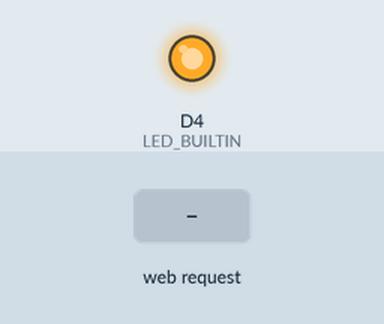
Simulated run of this sketch. Board: ESP8266 (NodeMCU). Parts: output pins drawn as LEDs (lit = HIGH, except the on-board LED, lit = LOW). The inputs (shaded band) are chosen by the test bench. WiFi joins after 1.5 s; servers stay silent unless stated; storage starts empty; what the sketch prints to the serial monitor is not drawn.

Above: at 8.7 s.
8.8 s: HTTP request GET /led_off received
At 10.1 s:
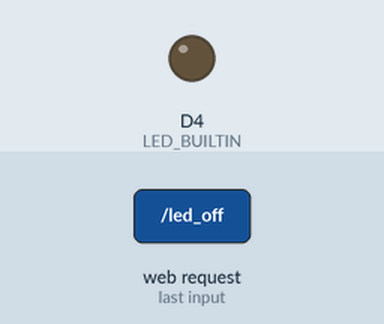
11.8 s: HTTP request GET /led_on received
At 12.4 s:
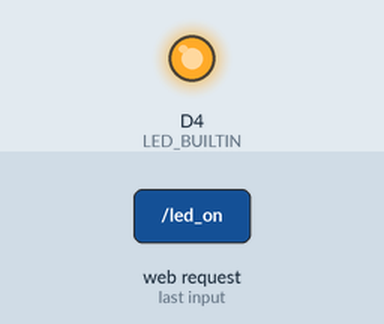
Timing chart, 0 to 14.8 s (numbered marks = the images above; inputs shaded):
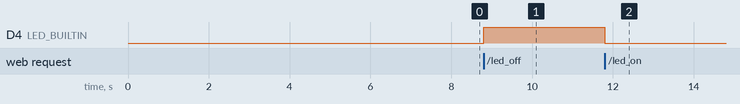

Measured:
- after the input at 8.8 s, D4 (LED_BUILTIN): LOW → HIGH at once
- after the input at 11.8 s, D4 (LED_BUILTIN): HIGH → LOW at once

The sketch:

nodehost_web_tests.ino
```cpp
#include <ESP8266WiFi.h>
#include <WiFiClient.h>
#include <ESP8266WebServer.h>
#include <FS.h>
#include <ArduinoJson.h>

/* Config file */
#define LEDHOST_CONFIG "/ledhost_config.json"
#define DEFAULT_WIFI_TIMEOUT 90000

StaticJsonDocument<1024> configFile;

/* WiFi Credentials */
const char* ssid;
const char* password;
bool is_conn;

/* HTTP Setup */
ESP8266WebServer server(8000);


/* Setup  */
void setup() {

  /* Set pins, clear UART */
  pinMode(LED_BUILTIN, OUTPUT);
  pinMode(D4, OUTPUT);
  delay(5000);
  Serial.begin(115200);
  delay(500);
  Serial.flush();
  while ( Serial.available() ) Serial.read();
  is_conn = false;

  /* Verify config file */
  testLoadConfig();

  /* Verify wi-fi connectivity */
  testWifiSetup();

  if (is_conn) {
    /* Verify web host setup */
    testWebHostSetup();
  }
}

/* Loop */
void loop() {
    server.handleClient();
}

void testWifiSetup() {
    unsigned long wifi_time = millis();
    Serial.print("Configuring access point...");
    WiFi.begin(ssid, password);
    bool is_timeout = false;

    while ((WiFi.status() != WL_CONNECTED) && (!is_timeout)) {
        if (millis() - wifi_time < DEFAULT_WIFI_TIMEOUT) {
            delay(1000);
            Serial.print(".");
        } else {
            is_timeout = true;
        }
    }

    if (WiFi.status() == WL_CONNECTED) {
        Serial.println("");
        Serial.println("WiFi connected \n\r\ IP address: ");
        Serial.println(WiFi.localIP());
        is_conn = true;
    } else {
        Serial.println("Wifi not connected.\n Web server not enabled.\n Using default settings.");
    }
}

void testWebHostSetup() {
    server.on("/", handleRoot);
    server.on("/testget", testGet);
    server.on("/testpost", HTTP_POST, testPost);
    server.on("/testbinarypost", HTTP_POST, testBinaryPost);
    server.on("/led_on", handleLedOn);
    server.on("/led_off", handleLedOff);
    server.begin();
    Serial.println ( "HTTP server started" );
}

/* Web Server Handlers */
void handleRoot() {
 server.send(200, "text/html", "<h2>Node MCU LED Host</h2><br/>IP Address - " + WiFi.localIP().toString());
}

void handleLedOn() {
    Serial.println("Turning on board LED on..");
    digitalWrite(LED_BUILTIN, 0);
    server.send(200, "text/plain","{ result: 'led on' }");
}

void handleLedOff() {
    Serial.println("Turning on board LED off..");
    digitalWrite(LED_BUILTIN, 1);
    server.send(200, "text/plain","{ result: 'led off' }");
}

void testGet() {
    Serial.println("GET request received...");
    server.send(200, "text/plain","{ result: 'get' }");
}

void testPost() {
    Serial.println("Text post detected...");

    String response = "{ result: '";
    response += server.arg("test");
    response += "'}";
    server.send(200, "text/plain", response);
}

void testBinaryPost() {
    Serial.println("Binary post detected...");

    Serial.println("Number of arguments...");
    Serial.println(server.args());
    Serial.println("Size of array...");
    Serial.println(sizeof(server.arg(0)));

    Serial.println("First byte read...");

    for(int x=0; x<sizeof(server.arg(0)); x++) {
      Serial.println(server.arg(0)[x], HEX);
    }

    Serial.println("Reading bytes...");
    //byte binArray[server.args(0).length];
    //server.args(0).getBytes(binArray, server.args(0).length);


    //Print out the amount of arguments received in POST payload
    Serial.println(server.args());

    server.send(200, "text/plain", "binary data sent");
    Serial.println("Binary post completed...");
}
void testLoadConfig() {

    if (SPIFFS.begin()) {
        Serial.println("Reading from file system..");

        File f = SPIFFS.open(LEDHOST_CONFIG, "r");

        if (f && f.size()) {
            Serial.println("Opening config..");
            size_t filesize = f.size();

            char jsonData[filesize+1];
            f.read((uint8_t *)jsonData, sizeof(jsonData));
            f.close();
            jsonData[filesize]='\0';

            Serial.println("Output of config file: ");
            Serial.println(jsonData);

            DeserializationError error = deserializeJson(configFile, jsonData);

            if (error) {
                Serial.println("Failure to parse json data");
                return;
            }

            ssid = configFile["wifi_ssid"];
            password = configFile["wifi_pwd"];

            Serial.print("SSID: ");
            Serial.println(ssid);
            Serial.print("Password: ");
            Serial.println(password);
        }
    }
}
```
